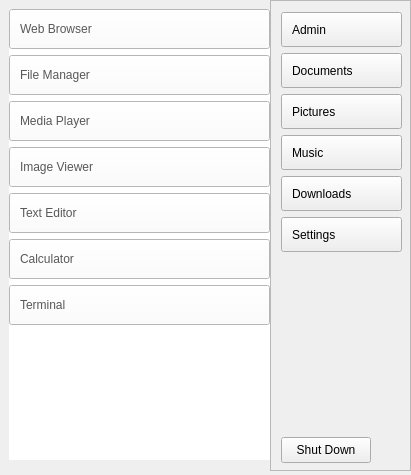
<?xml version="1.0" encoding="UTF-8"?>
<ui version="4.0">
 <class>MainWindow</class>
 <widget class="QMainWindow" name="MainWindow">
  <property name="geometry">
   <rect>
    <x>0</x>
    <y>0</y>
    <width>411</width>
    <height>475</height>
   </rect>
  </property>
  <property name="sizePolicy">
   <sizepolicy hsizetype="Minimum" vsizetype="Minimum">
    <horstretch>0</horstretch>
    <verstretch>0</verstretch>
   </sizepolicy>
  </property>
  <property name="maximumSize">
   <size>
    <width>411</width>
    <height>504</height>
   </size>
  </property>
  <property name="windowTitle">
   <string>MainWindow</string>
  </property>
  <widget class="QWidget" name="centralwidget">
   <property name="sizePolicy">
    <sizepolicy hsizetype="Maximum" vsizetype="Maximum">
     <horstretch>0</horstretch>
     <verstretch>0</verstretch>
    </sizepolicy>
   </property>
   <property name="maximumSize">
    <size>
     <width>411</width>
     <height>475</height>
    </size>
   </property>
   <widget class="QFrame" name="frame">
    <property name="geometry">
     <rect>
      <x>9</x>
      <y>9</y>
      <width>261</width>
      <height>451</height>
     </rect>
    </property>
    <property name="styleSheet">
     <string notr="true">background-color: rgb(255, 255, 255);
color: rgb(0, 0, 0);</string>
    </property>
    <property name="frameShape">
     <enum>QFrame::Shape::StyledPanel</enum>
    </property>
    <property name="frameShadow">
     <enum>QFrame::Shadow::Raised</enum>
    </property>
    <widget class="QWidget" name="layoutWidget">
     <property name="geometry">
      <rect>
       <x>0</x>
       <y>0</y>
       <width>261</width>
       <height>451</height>
      </rect>
     </property>
     <layout class="QVBoxLayout" name="verticalLayout">
      <item>
       <widget class="QPushButton" name="btnWebBrowser">
        <property name="minimumSize">
         <size>
          <width>250</width>
          <height>40</height>
         </size>
        </property>
        <property name="styleSheet">
         <string notr="true">text-align: left; padding-left: 10px;
selection-background-color: rgb(0, 0, 0);
color: rgb(88, 88, 88);</string>
        </property>
        <property name="text">
         <string>Web Browser</string>
        </property>
       </widget>
      </item>
      <item>
       <widget class="QPushButton" name="btnFileManager">
        <property name="minimumSize">
         <size>
          <width>250</width>
          <height>40</height>
         </size>
        </property>
        <property name="styleSheet">
         <string notr="true">text-align: left; padding-left: 10px;
selection-background-color: rgb(0, 0, 0);
color: rgb(88, 88, 88);</string>
        </property>
        <property name="text">
         <string>File Manager</string>
        </property>
       </widget>
      </item>
      <item>
       <widget class="QPushButton" name="btnMediaPlayer">
        <property name="minimumSize">
         <size>
          <width>250</width>
          <height>40</height>
         </size>
        </property>
        <property name="styleSheet">
         <string notr="true">text-align: left; padding-left: 10px;
selection-background-color: rgb(0, 0, 0);
color: rgb(88, 88, 88);</string>
        </property>
        <property name="text">
         <string>Media Player</string>
        </property>
       </widget>
      </item>
      <item>
       <widget class="QPushButton" name="btnImageViewer">
        <property name="minimumSize">
         <size>
          <width>250</width>
          <height>40</height>
         </size>
        </property>
        <property name="styleSheet">
         <string notr="true">text-align: left; padding-left: 10px;
selection-background-color: rgb(0, 0, 0);
color: rgb(88, 88, 88);</string>
        </property>
        <property name="text">
         <string>Image Viewer</string>
        </property>
       </widget>
      </item>
      <item>
       <widget class="QPushButton" name="btnTextEditor">
        <property name="minimumSize">
         <size>
          <width>250</width>
          <height>40</height>
         </size>
        </property>
        <property name="styleSheet">
         <string notr="true">text-align: left; padding-left: 10px;
selection-background-color: rgb(0, 0, 0);
color: rgb(88, 88, 88);</string>
        </property>
        <property name="text">
         <string>Text Editor</string>
        </property>
       </widget>
      </item>
      <item>
       <widget class="QPushButton" name="btnCalculator">
        <property name="minimumSize">
         <size>
          <width>250</width>
          <height>40</height>
         </size>
        </property>
        <property name="styleSheet">
         <string notr="true">text-align: left; padding-left: 10px;
selection-background-color: rgb(0, 0, 0);
color: rgb(88, 88, 88);</string>
        </property>
        <property name="text">
         <string>Calculator</string>
        </property>
       </widget>
      </item>
      <item>
       <widget class="QPushButton" name="btnTerminal">
        <property name="minimumSize">
         <size>
          <width>250</width>
          <height>40</height>
         </size>
        </property>
        <property name="styleSheet">
         <string notr="true">text-align: left; padding-left: 10px;
selection-background-color: rgb(0, 0, 0);
color: rgb(88, 88, 88);</string>
        </property>
        <property name="text">
         <string>Terminal</string>
        </property>
       </widget>
      </item>
      <item>
       <spacer name="verticalSpacer">
        <property name="orientation">
         <enum>Qt::Orientation::Vertical</enum>
        </property>
        <property name="sizeHint" stdset="0">
         <size>
          <width>20</width>
          <height>40</height>
         </size>
        </property>
       </spacer>
      </item>
     </layout>
    </widget>
   </widget>
   <widget class="QFrame" name="frame_2">
    <property name="geometry">
     <rect>
      <x>270</x>
      <y>0</y>
      <width>141</width>
      <height>471</height>
     </rect>
    </property>
    <property name="frameShape">
     <enum>QFrame::Shape::StyledPanel</enum>
    </property>
    <property name="frameShadow">
     <enum>QFrame::Shadow::Raised</enum>
    </property>
    <widget class="QWidget" name="layoutWidget">
     <property name="geometry">
      <rect>
       <x>11</x>
       <y>12</y>
       <width>121</width>
       <height>451</height>
      </rect>
     </property>
     <layout class="QVBoxLayout" name="verticalLayout_2">
      <item>
       <widget class="QPushButton" name="btnOpenHomeFolder">
        <property name="sizePolicy">
         <sizepolicy hsizetype="Minimum" vsizetype="Minimum">
          <horstretch>0</horstretch>
          <verstretch>0</verstretch>
         </sizepolicy>
        </property>
        <property name="minimumSize">
         <size>
          <width>110</width>
          <height>35</height>
         </size>
        </property>
        <property name="styleSheet">
         <string notr="true">text-align: left; padding-left: 10px;</string>
        </property>
        <property name="text">
         <string>Admin</string>
        </property>
       </widget>
      </item>
      <item>
       <widget class="QPushButton" name="btnOpenDocumentsFolder">
        <property name="sizePolicy">
         <sizepolicy hsizetype="Minimum" vsizetype="Minimum">
          <horstretch>0</horstretch>
          <verstretch>0</verstretch>
         </sizepolicy>
        </property>
        <property name="minimumSize">
         <size>
          <width>110</width>
          <height>35</height>
         </size>
        </property>
        <property name="styleSheet">
         <string notr="true">text-align: left; padding-left: 10px;</string>
        </property>
        <property name="text">
         <string>Documents</string>
        </property>
       </widget>
      </item>
      <item>
       <widget class="QPushButton" name="btnOpenPicturesFolder">
        <property name="sizePolicy">
         <sizepolicy hsizetype="Minimum" vsizetype="Minimum">
          <horstretch>0</horstretch>
          <verstretch>0</verstretch>
         </sizepolicy>
        </property>
        <property name="minimumSize">
         <size>
          <width>110</width>
          <height>35</height>
         </size>
        </property>
        <property name="styleSheet">
         <string notr="true">text-align: left; padding-left: 10px;</string>
        </property>
        <property name="text">
         <string>Pictures</string>
        </property>
       </widget>
      </item>
      <item>
       <widget class="QPushButton" name="btnOpenMusicFolder">
        <property name="sizePolicy">
         <sizepolicy hsizetype="Minimum" vsizetype="Minimum">
          <horstretch>0</horstretch>
          <verstretch>0</verstretch>
         </sizepolicy>
        </property>
        <property name="minimumSize">
         <size>
          <width>110</width>
          <height>35</height>
         </size>
        </property>
        <property name="styleSheet">
         <string notr="true">text-align: left; padding-left: 10px;</string>
        </property>
        <property name="text">
         <string>Music</string>
        </property>
       </widget>
      </item>
      <item>
       <widget class="QPushButton" name="btnOpenDownloadsFolder">
        <property name="sizePolicy">
         <sizepolicy hsizetype="Minimum" vsizetype="Minimum">
          <horstretch>0</horstretch>
          <verstretch>0</verstretch>
         </sizepolicy>
        </property>
        <property name="minimumSize">
         <size>
          <width>110</width>
          <height>35</height>
         </size>
        </property>
        <property name="styleSheet">
         <string notr="true">text-align: left; padding-left: 10px;</string>
        </property>
        <property name="text">
         <string>Downloads</string>
        </property>
       </widget>
      </item>
      <item>
       <widget class="QPushButton" name="btnOpenSettings">
        <property name="sizePolicy">
         <sizepolicy hsizetype="Minimum" vsizetype="Minimum">
          <horstretch>0</horstretch>
          <verstretch>0</verstretch>
         </sizepolicy>
        </property>
        <property name="minimumSize">
         <size>
          <width>110</width>
          <height>35</height>
         </size>
        </property>
        <property name="styleSheet">
         <string notr="true">text-align: left; padding-left: 10px;</string>
        </property>
        <property name="text">
         <string>Settings</string>
        </property>
       </widget>
      </item>
      <item>
       <spacer name="verticalSpacer_2">
        <property name="orientation">
         <enum>Qt::Orientation::Vertical</enum>
        </property>
        <property name="sizeHint" stdset="0">
         <size>
          <width>20</width>
          <height>40</height>
         </size>
        </property>
       </spacer>
      </item>
      <item>
       <widget class="QPushButton" name="btnShutDown">
        <property name="sizePolicy">
         <sizepolicy hsizetype="Fixed" vsizetype="Fixed">
          <horstretch>0</horstretch>
          <verstretch>0</verstretch>
         </sizepolicy>
        </property>
        <property name="minimumSize">
         <size>
          <width>90</width>
          <height>26</height>
         </size>
        </property>
        <property name="text">
         <string>Shut Down</string>
        </property>
       </widget>
      </item>
     </layout>
    </widget>
   </widget>
  </widget>
 </widget>
 <resources/>
 <connections/>
</ui>
